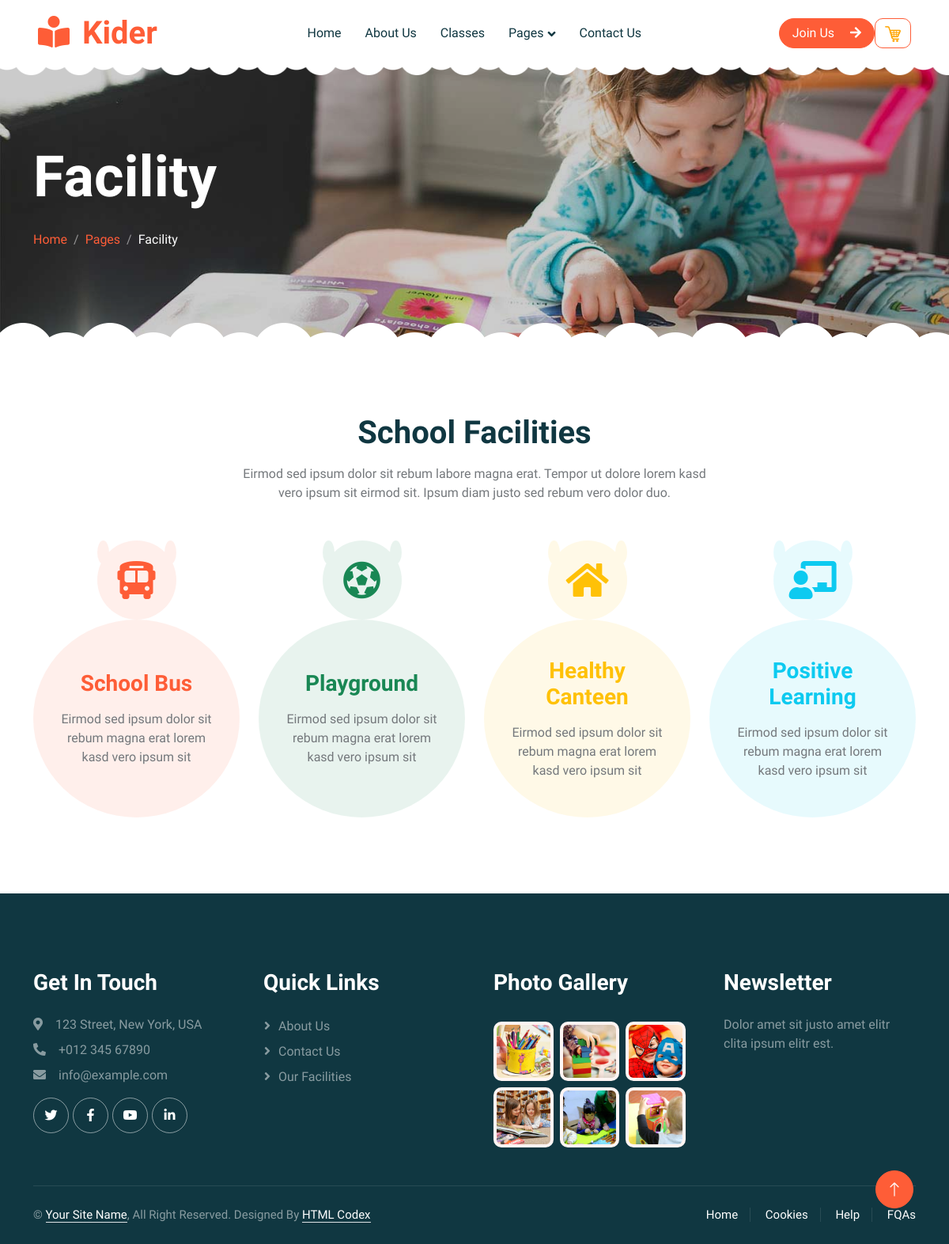
Page /facility on the committed database.
### mvc/models.py (models this page shows)
class Facility(db.Model):
    id = db.Column(db.Integer, primary_key=True)
    color = db.Column(db.String(50))
    icon = db.Column(db.String(50))
    name = db.Column(db.String(100))
    description = db.Column(db.String(500))

### mvc/views.py (the view)
@app_bp.route('/facility')
def facility():
    facilities = Facility.query.all()
    return render_template('facility.html', page_name="facility", facilities=facilities)

### templates/facility.html (shortened to what this page needs)
{%extends "base.html"%}
{%block content%}
 <div class="container-xxl py-5">
    <div class="container">
        <div class="text-center mx-auto mb-5 wow fadeInUp" data-wow-delay="0.1s" style="max-width: 600px;">
            <h1 class="mb-3">School Facilities</h1>
            <p>Eirmod sed ipsum dolor sit rebum labore magna erat. Tempor ut dolore lorem kasd vero ipsum sit eirmod sit. Ipsum diam justo sed rebum vero dolor duo.</p>
        </div>
        <div class="row g-4">
            {% for facility in facilities %}
                <div class="col-lg-3 col-sm-6 wow fadeInUp" data-wow-delay="0.1s">
                    <div class="facility-item">
                        <div class="facility-icon bg-{{ facility.color }}">
                            <span class="bg-{{ facility.color }}"></span>
                            <i class="{{ facility.icon }} fa-3x text-{{ facility.color }}"></i>
                            <span class="bg-{{ facility.color }}"></span>
                        </div>
                        <div class="facility-text bg-{{ facility.color }}">
                            <h3 class="text-{{ facility.color }} mb-3">{{ facility.name }}</h3>
                            <p class="mb-0">{{ facility.description }}</p>
                        </div>
                    </div>
                </div>
            {% endfor %}
        </div>
    </div>
</div>
{%endblock%}

### static/css/style.css (style rules this page uses)
:root { --primary: #FE5D37; --light: #FFF5F3; --dark: #103741; }
h1, h2, h3, h4, .h1, .h2, .h3, .h4, .display-1, .display-2, .display-3, .display-4, .display-5, .display-6 { font-family: 'Lobster Two', cursive; font-weight: 700; }
.facility-item .facility-icon { position: relative; margin: 0 auto; width: 100px; height: 100px; border-radius: 100px; display: flex; align-items: center; justify-content: center; }
.facility-item .facility-icon::before { position: absolute; content: ""; width: 100%; height: 100%; top: 0; left: 0; background: rgba(255, 255, 255, .9); transition: .5s; z-index: 1; }
.facility-item .facility-icon span { position: absolute; content: ""; width: 15px; height: 30px; top: 0; left: 0; border-radius: 50%; }
.facility-item .facility-icon span:last-child { left: auto; right: 0; }
.facility-item .facility-icon i { position: relative; z-index: 2; }
.facility-item .facility-text { position: relative; min-height: 250px; padding: 30px; border-radius: 100%; display: flex; text-align: center; justify-content: center; flex-direction: column; }
.facility-item .facility-text::before { position: absolute; content: ""; width: 100%; height: 100%; top: 0; left: 0; background: rgba(255, 255, 255, .9); transition: .5s; z-index: 1; }
.facility-item .facility-text * { position: relative; z-index: 2; }
.facility-item * { transition: .5s; }

### rows in the picture
Facility: name "School Bus", description "Eirmod sed ipsum dolor sit rebum magna erat lorem kasd vero ipsum sit"
Facility: name "Playground", description "Eirmod sed ipsum dolor sit rebum magna erat lorem kasd vero ipsum sit"
Facility: name "Healthy Canteen", description "Eirmod sed ipsum dolor sit rebum magna erat lorem kasd vero ipsum sit"
Facility: name "Positive Learning", description "Eirmod sed ipsum dolor sit rebum magna erat lorem kasd vero ipsum sit"

### other values in the picture
{{ page_name|capitalize }} "Facility"
